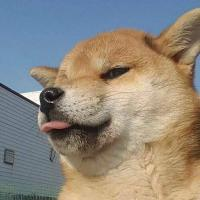
#> input picture sample/test.jpg, 200 x 200 px
$ python convolved_001.py
#> lines starting #> are read from the running program, lines starting #| are printed output that depends on the picture
from PIL import Image
import numpy as np

# 加载图像并转换为灰度
img = Image.open('test.jpg').convert('L')
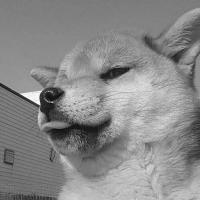
#> img: PIL image 200x200 L; min 7, max 255, mean 136.7
img_array = np.array(img)

# 定义一个3x3的卷积核
kernel = np.array([[-1, -1, -1],
                   [-1, 8, -1],
                   [-1, -1, -1]])

# 获取图像和核的尺寸
image_height, image_width = img_array.shape
#> image_height = 200; image_width = 200
kernel_size = kernel.shape[0]

# 计算零填充的大小
pad_size = kernel_size // 2

# 创建一个填充后的图像数组
padded_image = np.pad(img_array, pad_size, mode='constant')
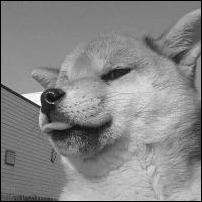
#> padded_image: shape (202, 202); min 0, max 255, mean 134

# 初始化卷积后的图像数组
convolved_image = np.zeros_like(img_array)

# 执行卷积操作
for i in range(image_height):
    for j in range(image_width):
        # 提取当前窗口
        window = padded_image[i:i + kernel_size, j:j + kernel_size]

        # 计算卷积
        convolved_image[i, j] = np.sum(window * kernel)/9
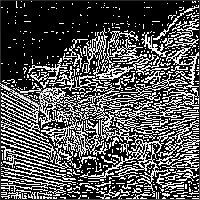
#> convolved_image: shape (200, 200); min 0, max 255, mean 84.9

# 正则化结果，确保值在0-255之间
convolved_image = np.clip(convolved_image, 0, 255).astype(np.uint8)

# 将结果转换为PIL图像并保存
result_image = Image.fromarray(convolved_image)
result_image.save('convolved_image.jpg')

# 显示原图和处理后的图
import matplotlib.pyplot as plt

plt.figure(figsize=(12, 6))

plt.subplot(1, 2, 1)
plt.imshow(img_array, cmap='gray')
plt.title('Original Image')
plt.axis('off')

plt.subplot(1, 2, 2)
plt.imshow(convolved_image, cmap='gray')
plt.title('Convolved Image')
plt.axis('off')

plt.show()
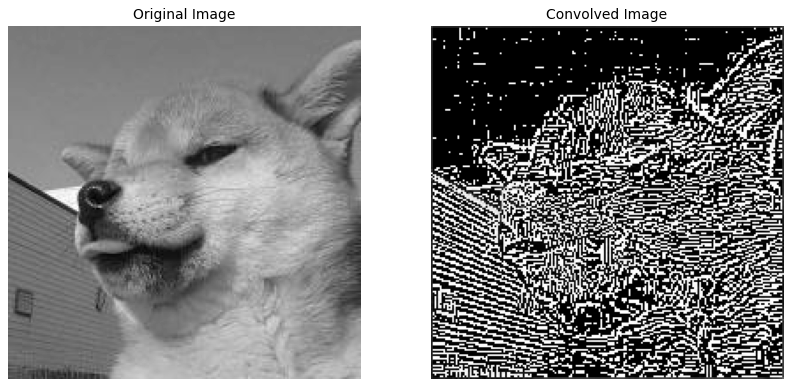
#> figure drawn by matplotlib, 2 panels
